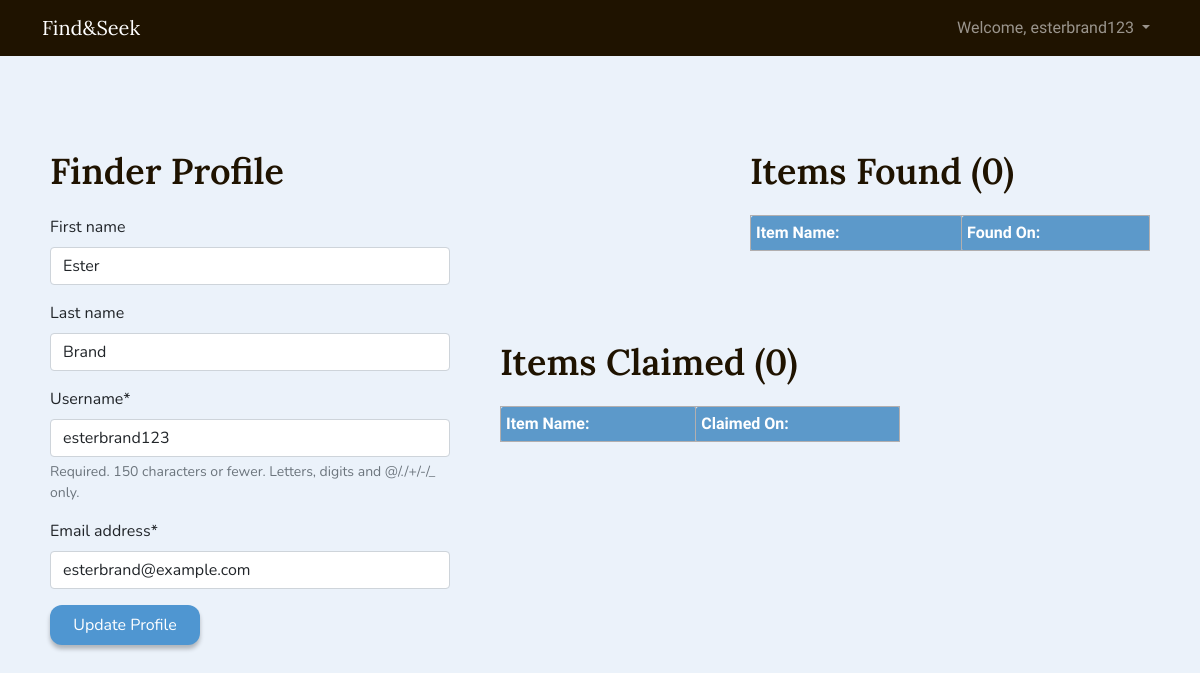
The page /profile/ (signed in) on the database as committed earlier.
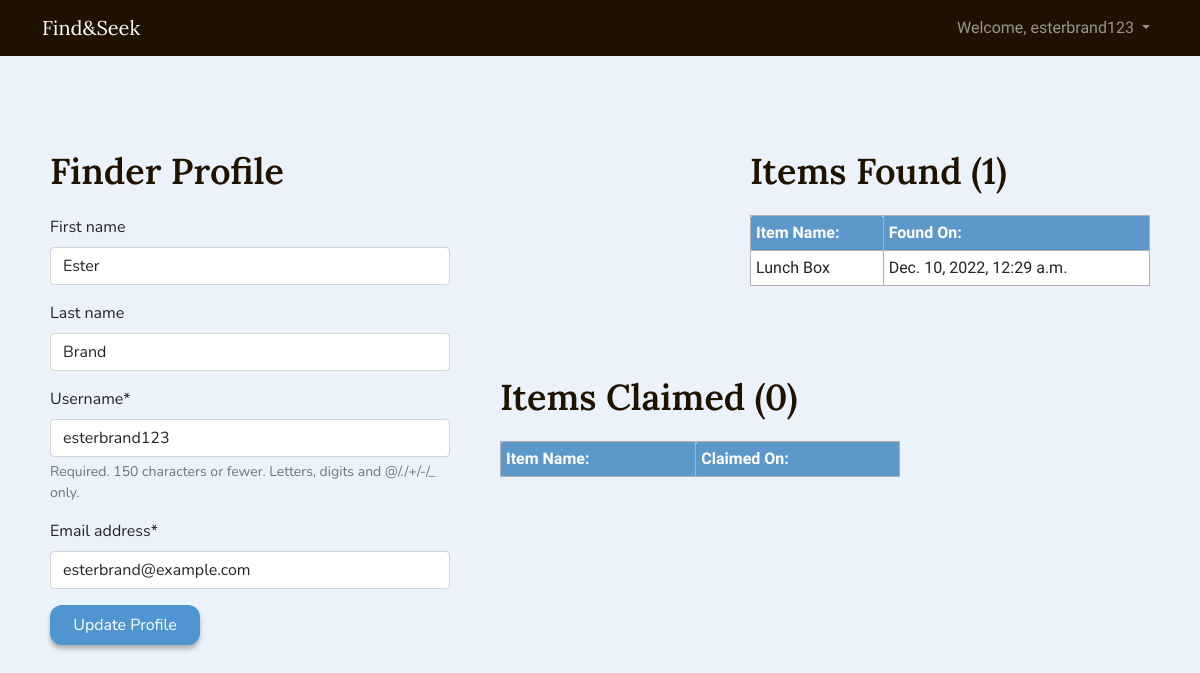
The same page on the database as committed later.
### main/models.py (models this page shows)
class Item(models.Model):
    item_id = models.AutoField(primary_key=True)
    item_name = models.CharField(max_length=100)
    curr_user = models.ForeignKey(User, on_delete=models.CASCADE, related_name='curr')
    time_found = models.DateTimeField(auto_now_add=True)
    where_found = models.CharField(max_length=100)
    where_left = models.CharField(max_length=100)
    description = models.TextField(max_length=1000)
    image = models.ImageField(upload_to='items/')
    claim_user = models.ForeignKey(User, on_delete=models.CASCADE, related_name='claim', null=True, blank=True)
    time_claimed = models.DateTimeField(null=True, blank=True)
    status = models.CharField(max_length=50)

### users/views.py (the view)
# urls.py: path('profile/', views.profile, name='profile')
@login_required(login_url='/login/')
def profile(request):
    if request.method == 'POST':
        form = UserUpdateForm(request.POST, instance=request.user)
        if form.is_valid():
            form.save()
            messages.success(request, "Profile updated successfully.")
            return redirect('profile')
    else:
        form = UserUpdateForm(instance=request.user)
    items_found = Item.objects.filter(curr_user=request.user)
    items_claimed = Item.objects.filter(status="Claimed").filter(claim_user=request.user) | Item.objects.filter(status="Verified").filter(claim_user=request.user)
    context = {
        'form': form,
        'items_found': items_found,
        'items_claimed': items_claimed
    }
    return render(request, 'registration/profile.html', context)

### users/forms.py
class UserUpdateForm(UserChangeForm):
    class Meta:
        model = User
        fields = ['first_name', 'last_name', 'username', 'email', 'password']
    def __init__(self, *args, **kwargs):
        super(UserChangeForm, self).__init__(*args, **kwargs)
        self.fields['password'].help_text = 'Raw passwords are not stored, so you cannot update your password here.'
        self.fields['email'].required = True
        self.fields['password'].required = True

### users/templates/registration/profile.html (shortened to what this page needs)
{% extends "base.html" %}
{% load static %}
{% load widget_tweaks %}
{% load crispy_forms_tags %}
{% block content %}
<div class="profile-container">
  <h1 id="page-title2">Finder Profile</h1>
  <form class="needs-validation" name="login" action="" method="POST" enctype="multipart/form-data" novalidate>
    {{ form|crispy }}
    <button class="btn btn-primary" type="submit" style="width: 150px;">Update Profile</button>
  </form>
</div>
<div class="items-found-container">
  <h2 id="page-title2">
    Items Found ({{ items_found | length }})
  </h2>
  <table>
    <tr>
      <th> Item Name: </th>
      <th> Found On:</th>
    </tr>
    {% for item in items_found reversed %}
    <tr>
      <td> {{ item.item_name }} </td>
      <td> {{ item.time_found }} </td>
    </tr>
    {% endfor %}
  </table>
</div>
<div class="items-claimed-container">
  <h2 id="page-title2">
    Items Claimed ({{ items_claimed | length }})
  </h2>
  <table>
    <tr>
      <th> Item Name: </th>
      <th> Claimed On:</th>
    </tr>
  </table>
</div>
{% endblock %}

### templates/base.html (shortened to what this page needs)
{% load static %}
<!DOCTYPE html>
<html lang="en">
  <head>
    <link rel="stylesheet" href="https://cdn.jsdelivr.net/npm/bootstrap-icons@1.3.0/font/bootstrap-icons.css" />
    <link href="https://cdn.jsdelivr.net/npm/bootstrap@5.0.2/dist/css/bootstrap.min.css" rel="stylesheet">
    <link rel="stylesheet" href="{% static 'css/style.css' %}">
  </head>
  <body>
    <nav class="navbar navbar-expand-lg navbar-dark fixed-top" style="background-color:#1F1300;">
      <div class="container">
        <a class="navbar-brand" href="{% url 'item_list' %}">Find&amp;Seek</a>
        <div class="collapse navbar-collapse" id="navmenu">
          <ul class="navbar-nav ms-auto">
            {% if user.is_authenticated %}
              <li class="nav-item dropdown">
                <a class="nav-link dropdown-toggle" role="button" id="navbarDropdown" data-bs-toggle="dropdown">
                  Welcome, {{ user.username }}
                </a>
              </li>
            {% endif %}
          </ul>
        </div>
      </div>
    </nav>
    {% block content %}
    {% endblock %}
  </body>
</html>

### static/css/style.css (style rules this page uses)
body::before { display: block; content: ''; height: 60px }
table { border-collapse: separate; border-spacing: 0 0.5em; }
td { padding: 0 1em; }

### templates/base.html (style rules this page uses)
body { background: #EBF2FA }
.navbar-brand { font-family: 'Lora'; }
#navmenu { font-family: 'Nunito Sans', sans-serif; }
.needs-validation { width: 400px; font-family: 'Nunito', sans-serif; }
.btn.btn-primary { width: 90px; height: 40px; background-color: #4F96D1; box-shadow: 0px 4px 4px rgba(0, 0, 0, 0.25); border-radius: 12px; border-width: 0px; color: white; font-family: 'Nunito', sans-serif; transition: background .2s ease-in-out; }
#page-title2 { padding-top: 75px; font-family: 'Lora'; font-style: normal; font-size: 36px; line-height: 72px; font-weight: 600; color: #1F1300; display: block; }
.profile-container { float: left; padding-left: 50px; padding-right: 50px; }
.items-claimed-container { display: inline-block; }
.items-found-container { float: right; padding-right: 50px; }
table, td, th { border: 1px solid rgb(178, 175, 175); border-radius: 2px; background-color: white; font-family: 'Nunito Sans', sans-serif; }
table { border-collapse: collapse; width: 400px; }
th { padding: 5px; font-weight: bolder; color: white; background-color:#4b8ec5e6; }
td { padding: 5px; }

Rows that differ between the two databases and show on the page:
added Item: item_name "Lunch Box", time_found "Dec. 10, 2022, 12:29 a.m."
Other text that changed with them:
{{ items_found | length }}: "0" → "1"
